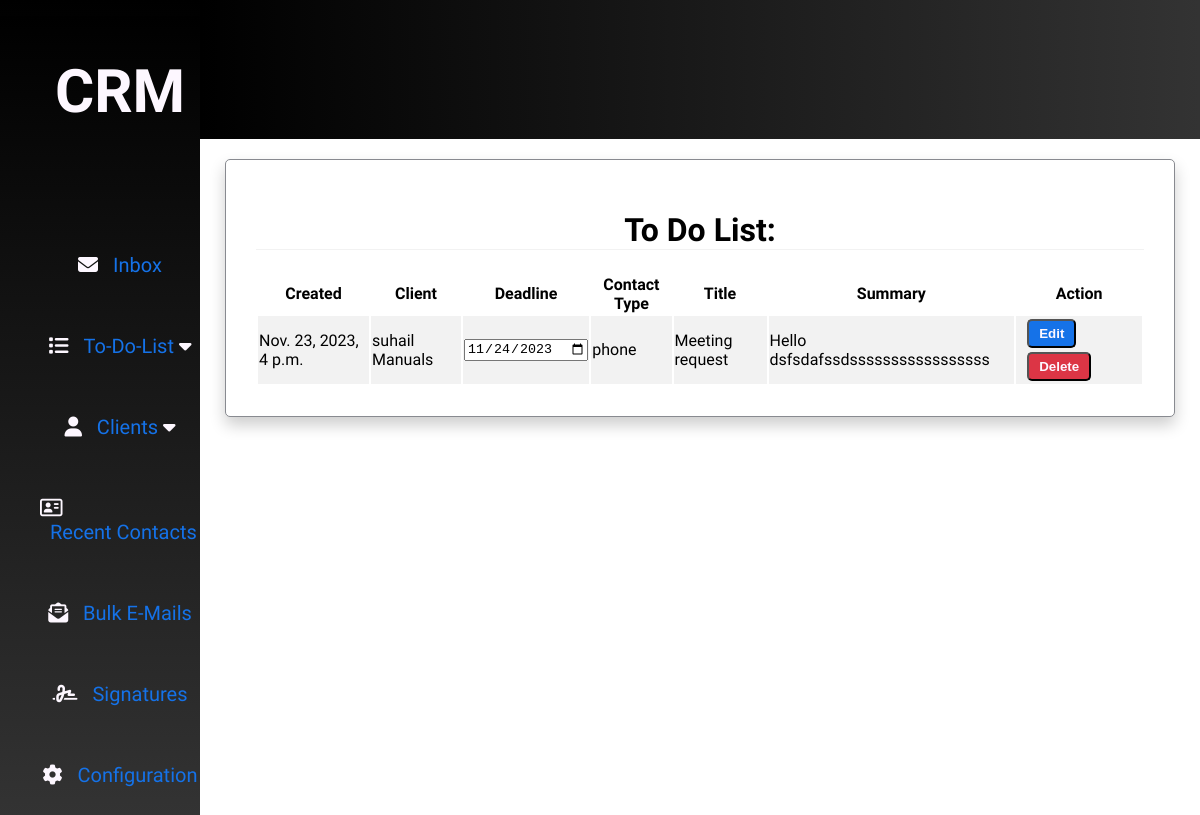
The app's page /notes/read_note/, older data.
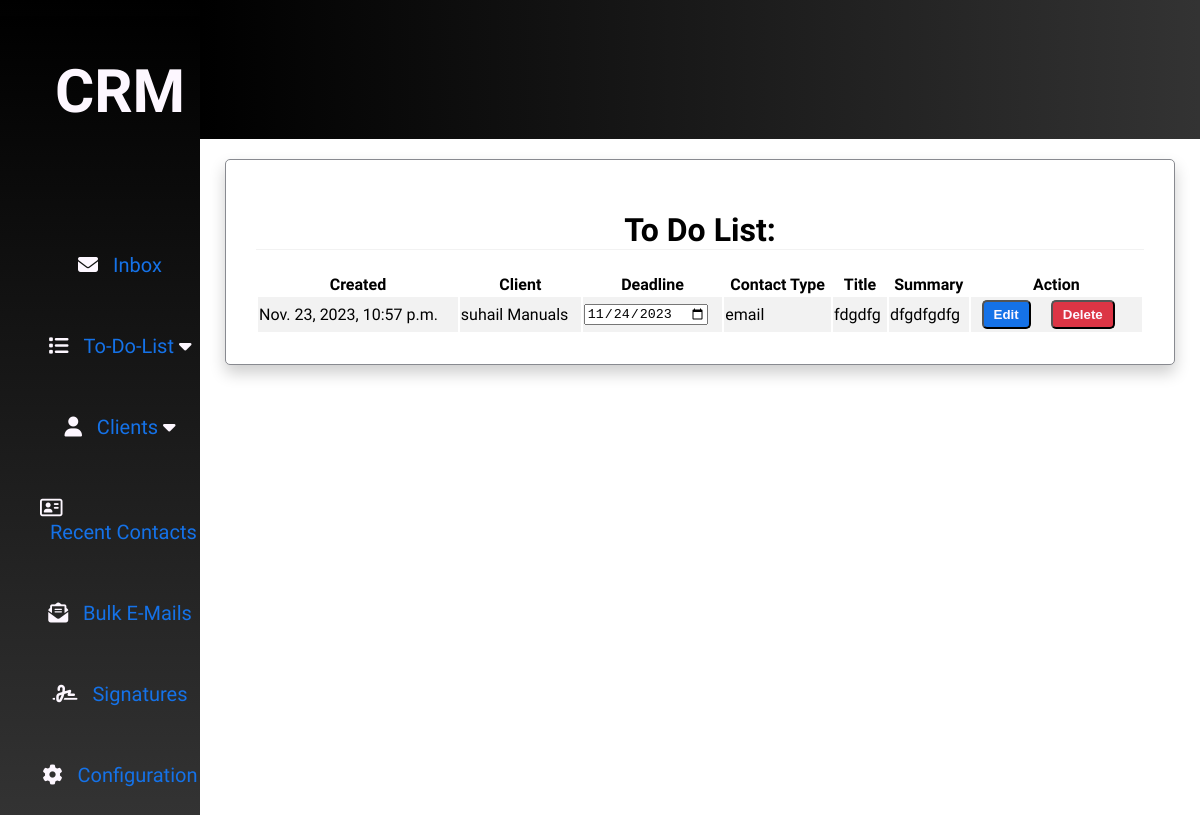
The same page, newer data.
### D_Notes/models.py (models this page shows, shortened)
class Note(models.Model):
    CREATE_CHOICES = [
        ('email', 'Email'),
        ('phone', 'Phone'),
        ('whatsapp', 'WhatsApp'),
    ]
    createDate = models.DateTimeField(auto_now_add=True)
    deadline = models.DateField()
    client = models.ForeignKey(Client, on_delete=models.CASCADE)
    contact_type = models.CharField(max_length=10, choices=CREATE_CHOICES)
    title = models.CharField(max_length=100)
    summary = models.TextField()
    add_to_do = models.BooleanField(default=True)

### C_Client/models.py (models this page shows)
class Client(models.Model):
    name = models.CharField(max_length=50)
    surname = models.CharField(max_length=50)
    eml = models.EmailField()
    phone = models.CharField(max_length=50)
    def __str__(self):
        return f"{self.name} {self.surname}"

### D_Notes/views.py (the view)
# urls.py: path('read_note/', views.read_notes, name='read_note'),
def read_notes(request):
    todo_notes = Note.objects.filter(add_to_do = True)
    return render(request, "to_dos.html", {"todo_notes": todo_notes})

### templates/to_dos.html
{% extends 'main.html'%}
{% block content %}
   <div class="table-wrapper">
    <h1 class="table-header">To Do List:</h1>
    <table class="table">
        <tr class="table-row">
            <th>Created</th>
            <th>Client</th>
            <th>Deadline</th>
            <th>Contact Type</th>
            <th>Title</th>
            <th>Summary</th>
            <th>Action</th>
        </tr>
        {% for todo in todo_notes %}
        <tr class="table-row">
            <td>{{ todo.createDate }}</td>
            <td>{{ todo.client }}</td>
            <td><input type="date" value="{{ todo.deadline|date:'Y-m-d' }}"></td>
            <td>{{ todo.contact_type }}</td>
            <td>{{ todo.title }}</td>
            <td>{{ todo.summary }}</td>
            <td><button class="table-button"><a class="table-anchor" href="{% url 'notes:update_note' todo.id %}">Edit</a></button><button class="table-button table-button-delete"><a class="table-anchor" href="{% url 'notes:delete_note' todo.id %}">Delete</a></button></td>
        </tr>
        {% endfor %}
    </table>
</div>
{% endblock %}

Row changes from the older to the newer data that the page shows:
no longer on this page (row edited): Note: createDate "Nov. 23, 2023, 4 p.m.", client "suhail Manuals", deadline "11/24/2023", contact_type "phone", title "Meeting request", summary "Hello dsfsdafssdsssssssssssssssss"
added Note: createDate "Nov. 23, 2023, 10:57 p.m.", client "suhail Manuals", deadline "11/24/2023", contact_type "email", title "fdgdfg", summary "dfgdfgdfg"
